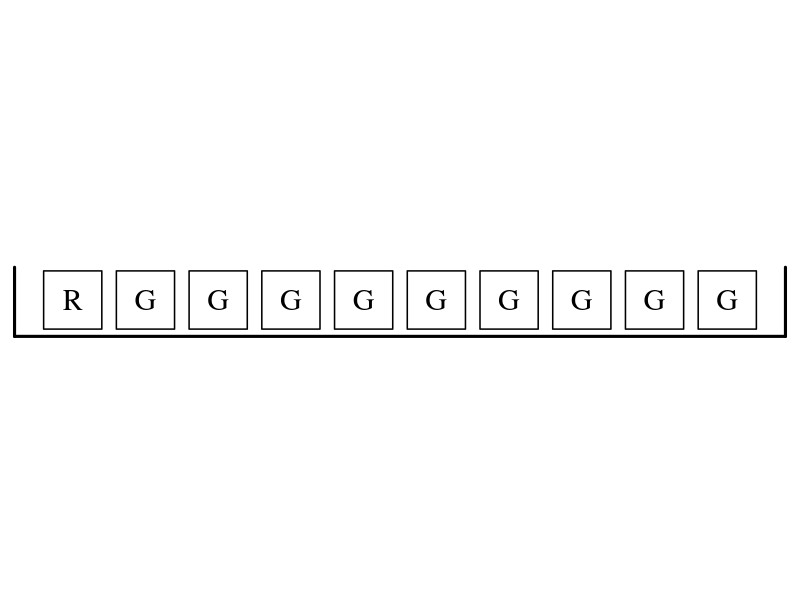

This chart was generated by the following R code:
## ---- chunk 1
#| include: false
# THE FINAL CLEAN CODE FOR BOX MODEL
draw_and_save_box <- function(filename = "figs/ch8/r-g.png") {
  
  # 1. Open file with wide Aspect Ratio
  # 11 units wide (10 boxes + padding) by 1.5 units high
  png(filename, width = 1200, height = 200, res = 150)
  
  # 2. Set margins to absolute zero
  par(mar = c(0, 0, 0, 0))
  
  # 3. Data: 1 Red, 9 Green
  labels <- c("R", rep("G", 9))
  
  # 4. The Plot
  # xlim 0 to 11 provides space for 10 boxes
  plot(0, 0, type = "n", xlim = c(0, 11), ylim = c(0.15, 1.35), 
       axes = FALSE, xaxs = "i", yaxs = "i", asp = 1)
  
  # 5. Draw the 10 boxes (The "Tickets")
  for(i in 1:10) {
    # rect(xleft, ybottom, xright, ytop)
    rect(i - 0.4, 0.35, i + 0.4, 1.15, lwd = 1.5)
    text(i, 0.75, labels = labels[i], cex = 1.8, family = "serif")
  }
  
  # 6. Draw the Tray (U-shape: No top line)
  # x0/y0 to x1/y1 defines the three lines of the box
  segments(x0 = c(0.2, 0.2, 10.8),  # Start of Left wall, Floor, Right wall
           y0 = c(1.2, 0.25, 0.25), # Top of left, bottom-left, bottom-right
           x1 = c(0.2, 10.8, 10.8), # End of Left wall, Floor, Right wall
           y1 = c(0.25, 0.25, 1.2), # bottom-left, bottom-right, Top of right
           lwd = 3)
  
  # 7. Close and save
  dev.off()
}

# --- EXECUTION ---
# Ensure the directory exists before saving
if(!dir.exists("figs/ch8")) dir.create("figs/ch8", recursive = TRUE)
draw_and_save_box("figs/ch8/r-g.png")
